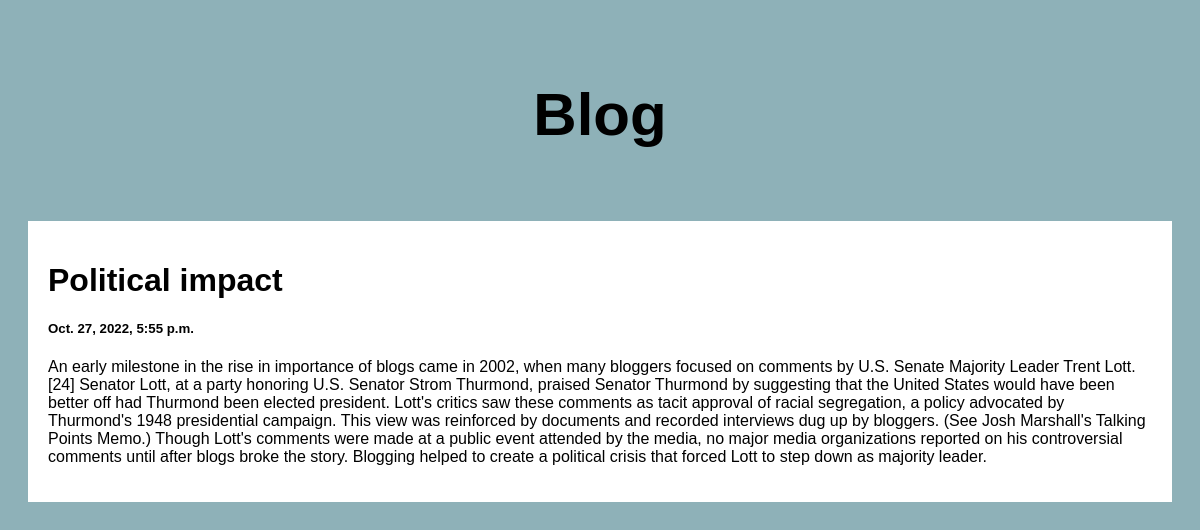
Screenshot of /post/3 with the database file from the repository.
### posts/models.py (models this page shows)
class Post(models.Model):
    title = models.CharField(max_length=100)
    body = models.CharField(max_length=1000000)
    created_at = models.DateTimeField(default=datetime.now, blank=True)

### posts/views.py (the view)
# urls.py: path('post/<str:pk>',views.post, name='post')
def post(request, pk):
    posts = Post.objects.get(id=pk)
    return render(request,'posts.html', {'posts':posts})

### templates/posts.html (shortened to what this page needs)
<!DOCTYPE html>
<html>
<head>
</head>
<body>
<div class="header">
    <h2>Blog</h2>
</div>
<div class="row">
    <div class="leftcolumn">
        <div class="card">
                <h1>{{posts.title}}</h1>
                <h5>{{posts.created_at}}</h5>
                <p>{{posts.body}}</p>
        </div>
    </div>
</div>
</body>
</html>

### templates/posts.html (style rules this page uses)
* { box-sizing: border-box; }
body { font-family: Arial; padding: 20px; background: #8eb1b8; }
.header { padding: 2px; font-size: 40px; text-align: center; background: white1; }
.leftcolumn { float: left; width: 100%; }
.card { background-color: rgb(255, 255, 255); padding: 20px; margin-top: 20px; }
.row::after { content: ""; display: table; clear: both; }

### rows the page displays
Post: title "Political impact", created_at "Oct. 27, 2022, 5:55 p.m.", body "An early milestone in the rise in importance of blogs came in 2002, when many bloggers focused on comments by U.S. Senate Majority Leader Trent Lott.[24] Senator Lott, at a party honoring U.S. Senator Strom Thurmond, praised Senator Thurmond by suggesting that the United States would have been better off had Thurmond been elected president. Lott's critics saw these comments as tacit approval of racial segregation, a policy advocated by Thurmond's 1948 presidential campaign. This view was reinforced by documents and recorded interviews dug up by bloggers. (See Josh Marshall's Talking Points Memo.) Though Lott's comments were made at a public event attended by the media, no major media…"
